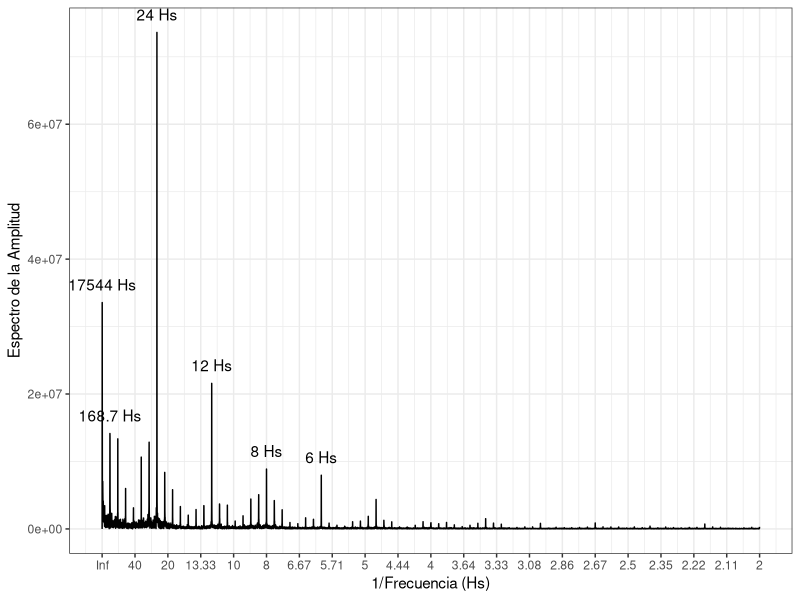

Recreate this plot in R. (Note: this script raises an error after producing the figure.)
#### dominio frecuencia de los datos:
rm(list = ls())
gc()

library(tidyverse)
library(data.table)
library(ggrepel)
library(zoo)

vehiculos <- fread("Datos/Procesados/conteo_vehicular.csv")
no2 <- fread("Datos/Procesados/no2_diario_procesado.csv")

#vehiculos:


DeltaT <- 1 # horas
FrecuenciaMuestreo <- 1/DeltaT
DeltaFrecMuestreo <- FrecuenciaMuestreo/nrow(vehiculos)

vehiculos[, c("frecuencia", "fft_valor") := .(DeltaFrecMuestreo * 0:(.N-1), fft(cantidad_pasos))]

vehiculos[1, fft_valor := 0]

medio <- max(vehiculos$frecuencia) / 2

freq.inv.seleccionados <- Mod(vehiculos$fft_valor) %>%
  sort(decreasing = TRUE)
freq.inv.seleccionados <- c(freq.inv.seleccionados[1:5])
horas.seleccionadas <- c(24*7 + 0.6923, 8, 6)

(plot.df <- vehiculos[frecuencia <= medio]%>%
  ggplot(aes(x = frecuencia, y = Mod(fft_valor), label = fifelse(round(Mod(fft_valor)) %in% round(freq.inv.seleccionados) | round(1/frecuencia, 4) %in% horas.seleccionadas, paste(round(1/frecuencia, 1), 'Hs'), NA_character_))) +
  geom_line() +
  geom_text(vjust = -1) + 
  scale_x_continuous(label = function(x) round(1/x, 2), n.breaks = 20) +
  theme_bw() +
  labs(x = "1/Frecuencia (Hs)", y = "Espectro de la Amplitud"))

ggsave("Figuras/Descriptiva/dominio_frecuencia_vehiculos.png", plot.df, width = 10, height = 6)


#no2:
DeltaT <- 1 # dias
FrecuenciaMuestreo <- 1/DeltaT
DeltaFrecMuestreo <- FrecuenciaMuestreo/nrow(no2)

no2[, no2_approx := na.approx(NO2_trop_mean)]

no2[, c("frecuencia", "fft_valor") := .(DeltaFrecMuestreo * 0:(.N-1), fft(no2_approx))]

no2[1, fft_valor := 0]

medio <- max(no2$frecuencia) / 2

no2[, fft_valor := Mod(fft_valor)]

etiquetas.grandes <- no2$fft_valor[order(-no2$fft_valor)][12]

(plot.df <- no2[frecuencia <= medio]%>%
  ggplot(aes(x = frecuencia, y = Mod(fft_valor), label = ifelse(fft_valor >= etiquetas.grandes, paste(round(1/frecuencia, 2), 'días'), NA_character_))) +
  geom_line() +
  geom_text_repel(box.padding = 0.5, min.segment.length = 0.2) + 
  scale_x_continuous(label = function(x) round(1/x, 2), n.breaks = 20) +
  theme_bw() +
  labs(x = "1/Frecuencia (Días)", y = "Espectro de la amplitud"))

ggsave("Figuras/Descriptiva/dominio_frecuencia_no2.png", plot.df, width = 10, height = 6)
